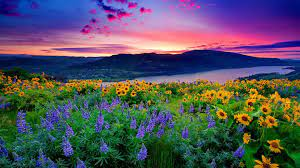
#> input picture images.jpg, 300 x 168 px
$ python task_2.py
#> lines starting #> are read from the running program, lines starting #| are printed output that depends on the picture
import cv2
import numpy as np
import matplotlib.pyplot as plt

# Hàm để hiển thị ảnh trên cùng một biểu đồ
def show_images(images, titles):
    plt.figure(figsize=(20, 10))
    for i in range(len(images)):
        plt.subplot(1, len(images), i + 1)
        plt.imshow(cv2.cvtColor(images[i], cv2.COLOR_BGR2RGB))
        plt.title(titles[i])
        plt.axis('off')
    plt.show()

# Hàm xử lý từng ảnh
def process_image(image):
    if image is None:
        print("Không thể tải ảnh. Vui lòng kiểm tra lại đường dẫn đến file.")
        return None

    # Bước 1: Ảnh âm tính
    negative_image = cv2.bitwise_not(image)

    # Bước 2: Tăng độ tương phản
    alpha = 1.5  # Hệ số độ tương phản (có thể điều chỉnh)
    beta = 0  # Giá trị điều chỉnh độ sáng
    contrast_image = cv2.convertScaleAbs(image, alpha=alpha, beta=beta)

    # Bước 3: Biến đổi logarit
    norm_image = image / 255.0
    c = 255 / np.log(1 + np.max(norm_image))
    log_image = c * np.log(1 + norm_image)  # Áp dụng phép biến đổi logarit
    log_image = np.array(log_image * 255, dtype=np.uint8)  # Chuyển kết quả về kiểu uint8 để hiển thị ảnh

    # Bước 4: Cân bằng Histogram
    image_yuv = cv2.cvtColor(image, cv2.COLOR_BGR2YUV)
    image_yuv[:, :, 0] = cv2.equalizeHist(image_yuv[:, :, 0])  # Cân bằng Histogram trên kênh độ sáng
    hist_eq_image = cv2.cvtColor(image_yuv, cv2.COLOR_YUV2BGR)  # Chuyển lại ảnh về không gian màu BGR

    return [negative_image, contrast_image, log_image, hist_eq_image]

# Đọc và xử lý 2 ảnh
image1 = cv2.imread('images.jpg')
#> image1 is the input picture: shape (168, 300, 3); mean B, G, R 93.4, 82.8, 83.8
image2 = cv2.imread('images (1).jpg')
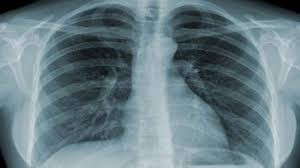
#> input picture images (1).jpg, 300 x 168 px
#> image2 is the input picture: shape (168, 300, 3); mean B, G, R 131.9, 124.2, 103.1
image3 = cv2.imread('nguoi.jpg')
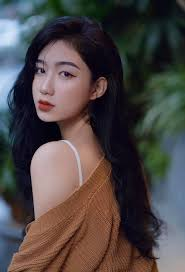
#> input picture nguoi.jpg, 185 x 272 px
#> image3 is the input picture: shape (272, 185, 3); mean B, G, R 69.5, 70, 77.1

# Xử lý từng ảnh
processed_images1 = process_image(image1)
#> in process_image, `c = 255 / np.log(1 + np.max(norm_image))`: c = 367.9
#> in process_image, `image_yuv = cv2.cvtColor(image, cv2.COLOR_BGR2YUV)`: image_yuv: shape (168, 300, 3); mean of channels 0, 1, 2 84.3, 132.5, 127.5
#> in process_image, `image_yuv[:, :, 0] = cv2.equalizeHist(image_yuv[:, :, 0])`: image_yuv: shape (168, 300, 3); mean of channels 0, 1, 2 128.3, 132.5, 127.5
#> processed_images1 = 4 items
processed_images2 = process_image(image2)
#> in process_image (call 2), `contrast_image = cv2.convertScaleAbs(image, alpha=alpha, beta=beta)`:
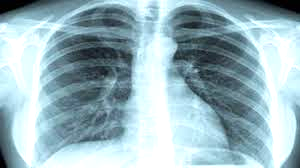
#> contrast_image: shape (168, 300, 3); mean B, G, R 190.2, 181.9, 153.8
#> in process_image (call 2), `c = 255 / np.log(1 + np.max(norm_image))`: c = 403.1
#> in process_image (call 2), `image_yuv = cv2.cvtColor(image, cv2.COLOR_BGR2YUV)`: image_yuv: shape (168, 300, 3); mean of channels 0, 1, 2 118.8, 134.4, 114.3
#> in process_image (call 2), `image_yuv[:, :, 0] = cv2.equalizeHist(image_yuv[:, :, 0])`: image_yuv: shape (168, 300, 3); mean of channels 0, 1, 2 128.1, 134.4, 114.3
#> in process_image (call 2), `hist_eq_image = cv2.cvtColor(image_yuv, cv2.COLOR_YUV2BGR)`:
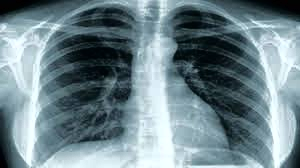
#> hist_eq_image: shape (168, 300, 3); mean B, G, R 140.6, 133.5, 112.3
#> processed_images2 = 4 items
processed_images3 = process_image(image3)
#> in process_image (call 3), `contrast_image = cv2.convertScaleAbs(image, alpha=alpha, beta=beta)`:
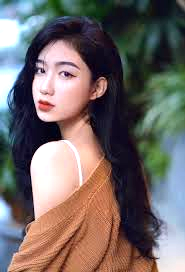
#> contrast_image: shape (272, 185, 3); mean B, G, R 102.3, 104.1, 113.7
#> in process_image (call 3), `c = 255 / np.log(1 + np.max(norm_image))`: c = 371
#> in process_image (call 3), `image_yuv = cv2.cvtColor(image, cv2.COLOR_BGR2YUV)`: image_yuv: shape (272, 185, 3); mean of channels 0, 1, 2 72.1, 126.7, 132.4
#> in process_image (call 3), `image_yuv[:, :, 0] = cv2.equalizeHist(image_yuv[:, :, 0])`: image_yuv: shape (272, 185, 3); mean of channels 0, 1, 2 128.4, 126.7, 132.4
#> in process_image (call 3), `hist_eq_image = cv2.cvtColor(image_yuv, cv2.COLOR_YUV2BGR)`:
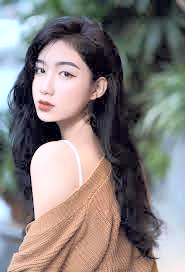
#> hist_eq_image: shape (272, 185, 3); mean B, G, R 125.1, 126.3, 133
#> processed_images3 = 4 items

# Hiển thị các ảnh kết quả nếu đã xử lý thành công
if processed_images1:
    show_images([image1] + processed_images1,
                ['Original Image 1', 'Negative Image 1', 'Contrast Image 1', 'Log Transform 1', 'Histogram Equalization 1'])
#> the loop in show_images, `for i in range(len(images)):` made 5 passes

if processed_images2:
    show_images([image2] + processed_images2,
                ['Original Image 2', 'Negative Image 2', 'Contrast Image 2', 'Log Transform 2', 'Histogram Equalization 2'])
#> the loop in show_images (call 2), `for i in range(len(images)):` made 5 passes

if processed_images3:
    show_images([image3] + processed_images3,
                ['Original Image 3', 'Negative Image 3', 'Contrast Image 3', 'Log Transform 3', 'Histogram Equalization 3'])
#> the loop in show_images (call 3), `for i in range(len(images)):` made 5 passes
#> in show_images (call 3), `plt.show()`:
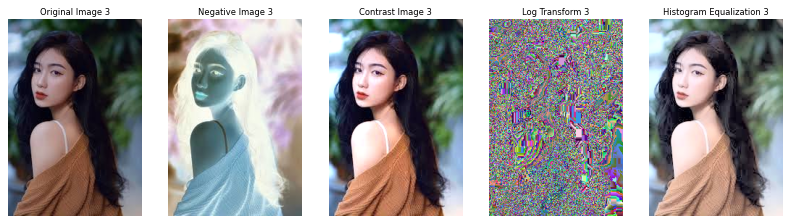
#> figure drawn by matplotlib, 5 panels
